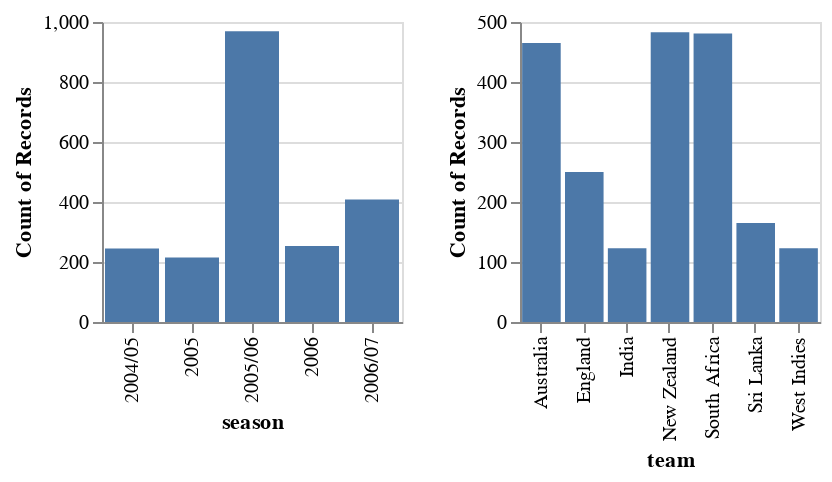

The notebook cell saved with this chart:
### Code cell
season = vis_bar("season")
team = vis_bar("team")

alt.hconcat(season, team)

### Figure 1 — Vega-Lite specification as saved in the notebook (floating-point values rounded to 4 significant figures; data arrays with more than 128 entries replaced by an {"elided": "..."} marker saying what was removed)
{"config": {"view": {"continuousWidth": 300, "continuousHeight": 300}}, "hconcat": [{"mark": {"type": "bar"}, "encoding": {"x": {"field": "season", "type": "nominal"}, "y": {"aggregate": "count", "type": "quantitative"}}, "height": 150, "width": 150}, {"mark": {"type": "bar"}, "encoding": {"x": {"field": "team", "type": "nominal"}, "y": {"aggregate": "count", "type": "quantitative"}}, "height": 150, "width": 150}], "data": {"name": "data-a40b8501cec5ff370463be888a1884e6"}, "$schema": "https://vega.github.io/schema/vega-lite/v5.16.3.json", "datasets": {"data-a40b8501cec5ff370463be888a1884e6": {"elided": "2090 records"}}}
